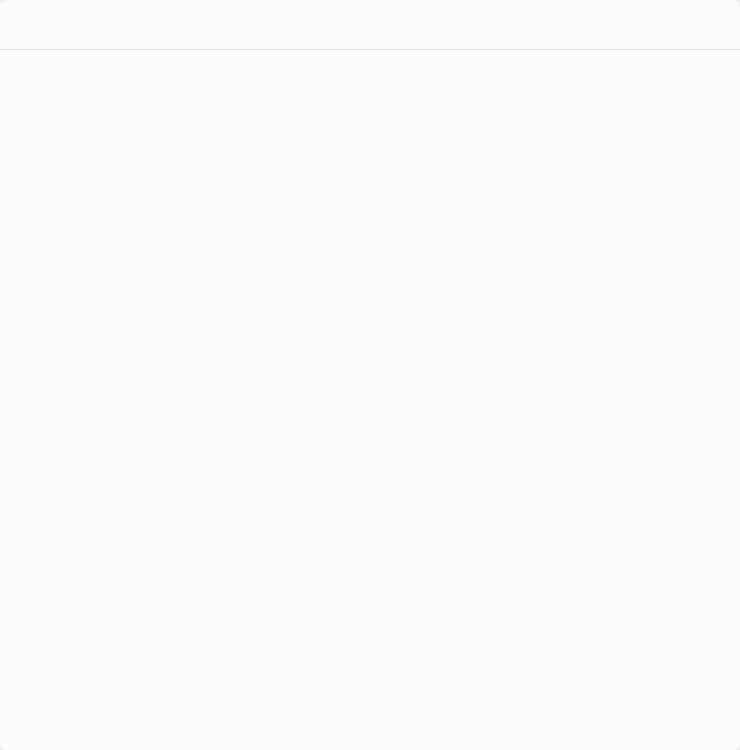
<?xml version="1.0" encoding="UTF-8"?>
<ui version="4.0">
 <class>ActivityWidget</class>
 <widget class="QWidget" name="ActivityWidget">
  <property name="geometry">
   <rect>
    <x>0</x>
    <y>0</y>
    <width>740</width>
    <height>750</height>
   </rect>
  </property>
  <property name="sizePolicy">
   <sizepolicy hsizetype="Fixed" vsizetype="Fixed">
    <horstretch>0</horstretch>
    <verstretch>0</verstretch>
   </sizepolicy>
  </property>
  <property name="minimumSize">
   <size>
    <width>740</width>
    <height>750</height>
   </size>
  </property>
  <property name="maximumSize">
   <size>
    <width>740</width>
    <height>750</height>
   </size>
  </property>
  <property name="windowTitle">
   <string>ActivityWidget</string>
  </property>
  <layout class="QVBoxLayout" name="verticalLayout">
   <property name="spacing">
    <number>0</number>
   </property>
   <property name="leftMargin">
    <number>0</number>
   </property>
   <property name="topMargin">
    <number>0</number>
   </property>
   <property name="rightMargin">
    <number>0</number>
   </property>
   <property name="bottomMargin">
    <number>0</number>
   </property>
   <item>
    <widget class="QWidget" name="FilletWidget" native="true">
     <property name="sizePolicy">
      <sizepolicy hsizetype="Fixed" vsizetype="Fixed">
       <horstretch>0</horstretch>
       <verstretch>0</verstretch>
      </sizepolicy>
     </property>
     <property name="minimumSize">
      <size>
       <width>740</width>
       <height>750</height>
      </size>
     </property>
     <property name="maximumSize">
      <size>
       <width>740</width>
       <height>750</height>
      </size>
     </property>
     <property name="styleSheet">
      <string notr="true">background-color: rgb(252, 252, 252);
border-radius:8px;</string>
     </property>
     <widget class="QWidget" name="widget" native="true">
      <property name="geometry">
       <rect>
        <x>0</x>
        <y>0</y>
        <width>740</width>
        <height>50</height>
       </rect>
      </property>
      <property name="sizePolicy">
       <sizepolicy hsizetype="Fixed" vsizetype="Fixed">
        <horstretch>0</horstretch>
        <verstretch>0</verstretch>
       </sizepolicy>
      </property>
      <property name="minimumSize">
       <size>
        <width>740</width>
        <height>50</height>
       </size>
      </property>
      <property name="maximumSize">
       <size>
        <width>740</width>
        <height>50</height>
       </size>
      </property>
      <property name="styleSheet">
       <string notr="true">QWidget#widget{border-bottom:1px solid #DDDDDD;
border-bottom-left-radius:0px;
border-bottom-right-radius:0px;}</string>
      </property>
      <widget class="QPushButton" name="closeButton">
       <property name="geometry">
        <rect>
         <x>697</x>
         <y>10</y>
         <width>32</width>
         <height>28</height>
        </rect>
       </property>
       <property name="sizePolicy">
        <sizepolicy hsizetype="Fixed" vsizetype="Fixed">
         <horstretch>0</horstretch>
         <verstretch>0</verstretch>
        </sizepolicy>
       </property>
       <property name="minimumSize">
        <size>
         <width>32</width>
         <height>28</height>
        </size>
       </property>
       <property name="maximumSize">
        <size>
         <width>32</width>
         <height>28</height>
        </size>
       </property>
       <property name="styleSheet">
        <string notr="true">QPushButton{border-image: url(:/ZcloudDesk/image/close.png);border-radius:none;background-color: rgba(255, 255, 255, 0);}

QPushButton:hover,pressed{border-image: url(:/ZcloudDesk/image/close_sel.png);};</string>
       </property>
       <property name="text">
        <string/>
       </property>
      </widget>
      <widget class="QLabel" name="label">
       <property name="geometry">
        <rect>
         <x>20</x>
         <y>13</y>
         <width>98</width>
         <height>24</height>
        </rect>
       </property>
       <property name="sizePolicy">
        <sizepolicy hsizetype="Fixed" vsizetype="Fixed">
         <horstretch>0</horstretch>
         <verstretch>0</verstretch>
        </sizepolicy>
       </property>
       <property name="minimumSize">
        <size>
         <width>98</width>
         <height>24</height>
        </size>
       </property>
       <property name="maximumSize">
        <size>
         <width>98</width>
         <height>24</height>
        </size>
       </property>
       <property name="styleSheet">
        <string notr="true">border-image: url(:/ZcloudDesk/image/activity.png);</string>
       </property>
       <property name="text">
        <string/>
       </property>
      </widget>
     </widget>
    </widget>
   </item>
  </layout>
 </widget>
 <layoutdefault spacing="6" margin="11"/>
 <resources>
  <include location="ZcloudDesk.qrc"/>
 </resources>
 <connections>
  <connection>
   <sender>closeButton</sender>
   <signal>clicked()</signal>
   <receiver>ActivityWidget</receiver>
   <slot>close()</slot>
   <hints>
    <hint type="sourcelabel">
     <x>707</x>
     <y>27</y>
    </hint>
    <hint type="destinationlabel">
     <x>732</x>
     <y>8</y>
    </hint>
   </hints>
  </connection>
 </connections>
</ui>
